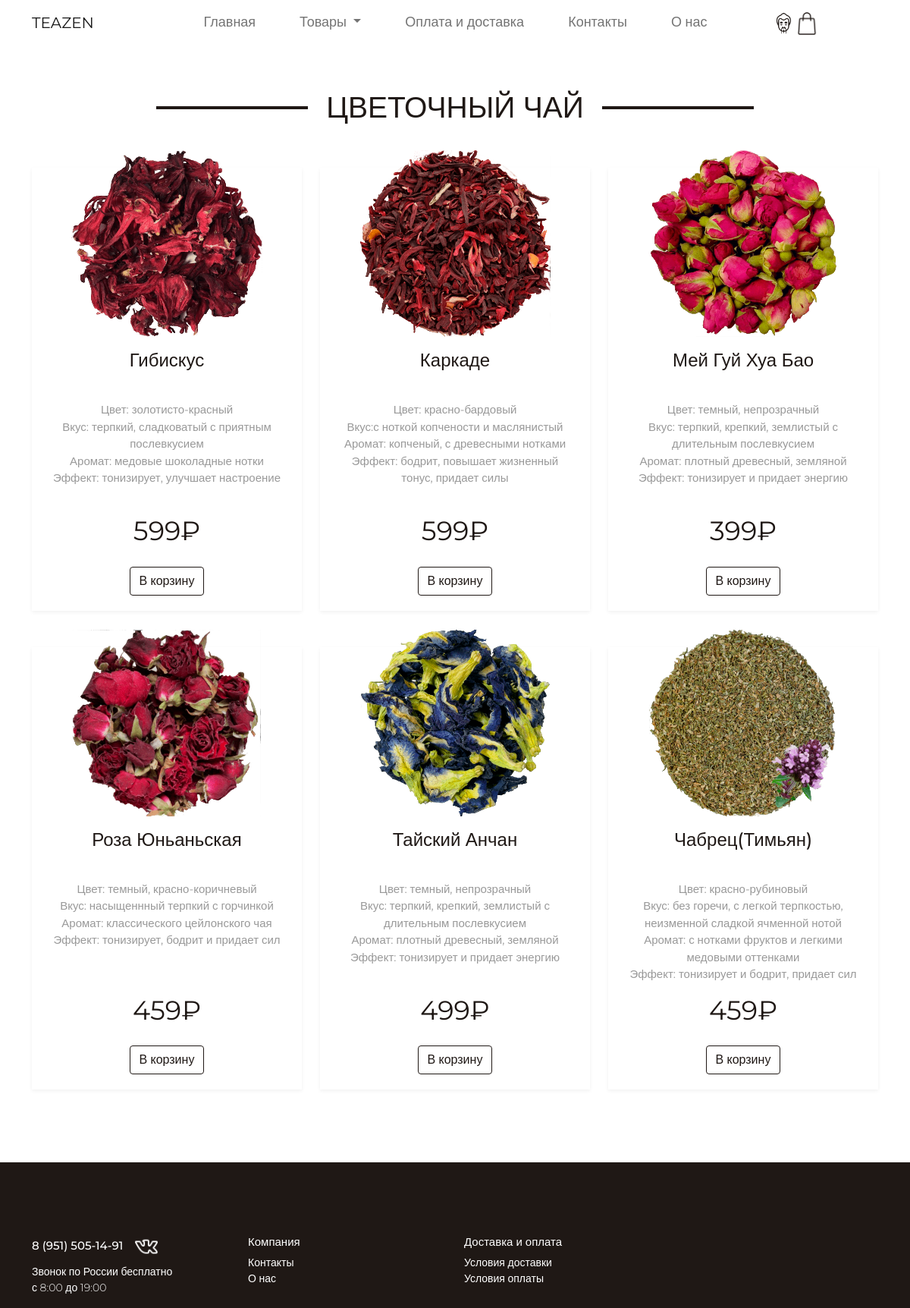
Page /teazen/flower_tea/ on the committed database.
### teazen/models.py (models this page shows, shortened)
class Tea(models.Model):
    image = models.ImageField(upload_to='static/img/')
    vid = models.ForeignKey(Product, on_delete=models.CASCADE)
    name = models.CharField(max_length=60, help_text="Введите название чая")
    content = models.TextField(null=True, blank=True)
    price = models.DecimalField(max_digits=8, decimal_places=0,null=True, blank=True)
    STATUS = (
        ('a', 'Доступен'),
        ('n', 'Нет в наличии'),
    )
    status = models.CharField(max_length=1, choices=STATUS, blank=True, default='a', help_text='Наличие чая')
    class Meta:
        ordering = ('name',)
        verbose_name = 'Чай'
        verbose_name_plural = 'Чай'

### teazen/views.py (the view)
class FlowerTeaListView(generic.ListView):
    model = Tea
    context_object_name = 'flower_tea'
    template_name = 'teazen/flowertea_list.html'
    def get_queryset(self):
        return Tea.objects.filter(vid=9)
    paginate_by = 10

### teazen/context_processors.py (called while the page is built)
def cart_item_count(request):
    if request.user.is_authenticated:
        cart_items_count = OrderItem.get_cart_items_count(request.user)
    else:
        cart_items_count = 0
    return {'cart_items_count': cart_items_count}

### templates/teazen/flowertea_list.html (shortened to what this page needs)
{% extends "base_generic.html" %}
{% load static %}
{% block content %}
  <div class="container mt-2 mb-5">
    <div class="row">
      <div class="h1">
        <div class="title mt-5">
          <span>
            ЦВЕТОЧНЫЙ ЧАЙ
          </span>
        </div>
      </div>
    </div>
  </div>
  {% if flower_tea %}
  <div class="container">
    <div class="row">
  {% for object in flower_tea %}
        <div class="col-lg-4 col-sm-6 mb-5">
          <div class="product-card">
            <div class="product-thumb">
              <a href="#"><img src='{{ object.image.url }}'></a>
            </div>
            <div class="product-details">
              <h4><a href="#">{{ object.name}}</a></h4>
              <p>{{object.content |linebreaksbr}}</p>
              <div class="product-bottom-details juistify-content-between">
                <div class="product-price">
                  {{ object.price }}₽
                </div>
                <div class="product-links">
                  {% if user.is_authenticated %}
                  <div class="product-links">
                    {% csrf_token %}
                    <a href="{% url 'add_to_cart' object.id %}" class="btn btn-outline-dark" role="button">В корзину</a>
                  </div>
            {% else %}
            <div class="product-links">
              <a href="{% url 'login' %}" class="btn btn-outline-dark" role="button">В корзину</a>
            </div>
            {% endif %}
                </div>
              </div>
            </div>
          </div>
        </div>
      {% endfor %}
    </div>
  </div>
  {% endif %}
{% endblock %}

### static/css/style.css (style rules this page uses)
html { scroll-behavior: smooth; }
body { font-family: 'Montserrat', sans-serif; color: #1F1815; background-color: #fff; min-width: 320px; }
html, body { height: 100%; }
img { max-width: 100%; height: auto; }
.product-links a { text-decoration: none; color: #1F1815; }
.title { overflow: hidden; text-align: center; }
.title span { display: inline-block; vertical-align: middle; }
.title:before, .title:after { content: ""; display: inline-block; vertical-align: middle; width: 200px; height: 4px; background-color: #1F1815; position: relative; }
.title:before { margin-left: -100%; left: -14px; }
.title:after { margin-right: -100%; right: -14px; }
@media screen and (min-width: 700px) { .title { font-size: 39px; } }
.product-card { box-shadow: 0 2px 5px 0 rgba(0, 0, 0, 0.06); transition: all .3s; }
.product-thumb { display: flex; align-items: center; justify-content: center; height: 200px; padding: 20px; }
.product-thumb img { max-width: 100%; max-height: 100%; }
.product-details { padding: 20px; }
.product-details h4 a { font-weight: 460; display: block; height: 60px; overflow: hidden; text-decoration: none; color: #1F1815; display: flex; text-align: center; justify-content: center; margin-top: 20px; }
.product-details p { font-size: 15px; margin-bottom: 10px; color:#999; height: 135px; overflow: hidden; text-align: center; }
.product-price { font-size: 35px; color: #1F1815; font-weight: 400; display: flex; justify-content: center; }
.product-links { margin-top: 10px; display: flex; justify-content: center; }
.btn-outline-dark { border-color: #1F1815; color: #1F1815; }

### rows in the picture
Tea: image (picture), name "Гибискус", content "Цвет: золотисто-красный Вкус: терпкий, сладковатый с приятным послевкусием Аромат: медовые шоколадные нотки Эффект: тонизирует, улучшает настроение", price "599"
Tea: image (picture), name "Каркаде", content "Цвет: красно-бардовый Вкус:с ноткой копчености и маслянистый Аромат: копченый, с древесными нотками Эффект: бодрит, повышает жизненный тонус, придает силы", price "599"
Tea: image (picture), name "Мей Гуй Хуа Бао", content "Цвет: темный, непрозрачный Вкус: терпкий, крепкий, землистый с длительным послевкусием Аромат: плотный древесный, земляной Эффект: тонизирует и придает энергию", price "399"
Tea: image (picture), name "Роза Юньаньская", content "Цвет: темный, красно-коричневый Вкус: насыщеннный терпкий с горчинкой Аромат: классического цейлонского чая Эффект: тонизирует, бодрит и придает сил", price "459"
Tea: image (picture), name "Тайский Анчан", content "Цвет: темный, непрозрачный Вкус: терпкий, крепкий, землистый с длительным послевкусием Аромат: плотный древесный, земляной Эффект: тонизирует и придает энергию", price "499"
Tea: image (picture), name "Чабрец(Тимьян)", content "Цвет: красно-рубиновый Вкус: без горечи, с легкой терпкостью, неизменной сладкой ячменной нотой Аромат: с нотками фруктов и легкими медовыми оттенками Эффект: тонизирует и бодрит, придает сил", price "459"
